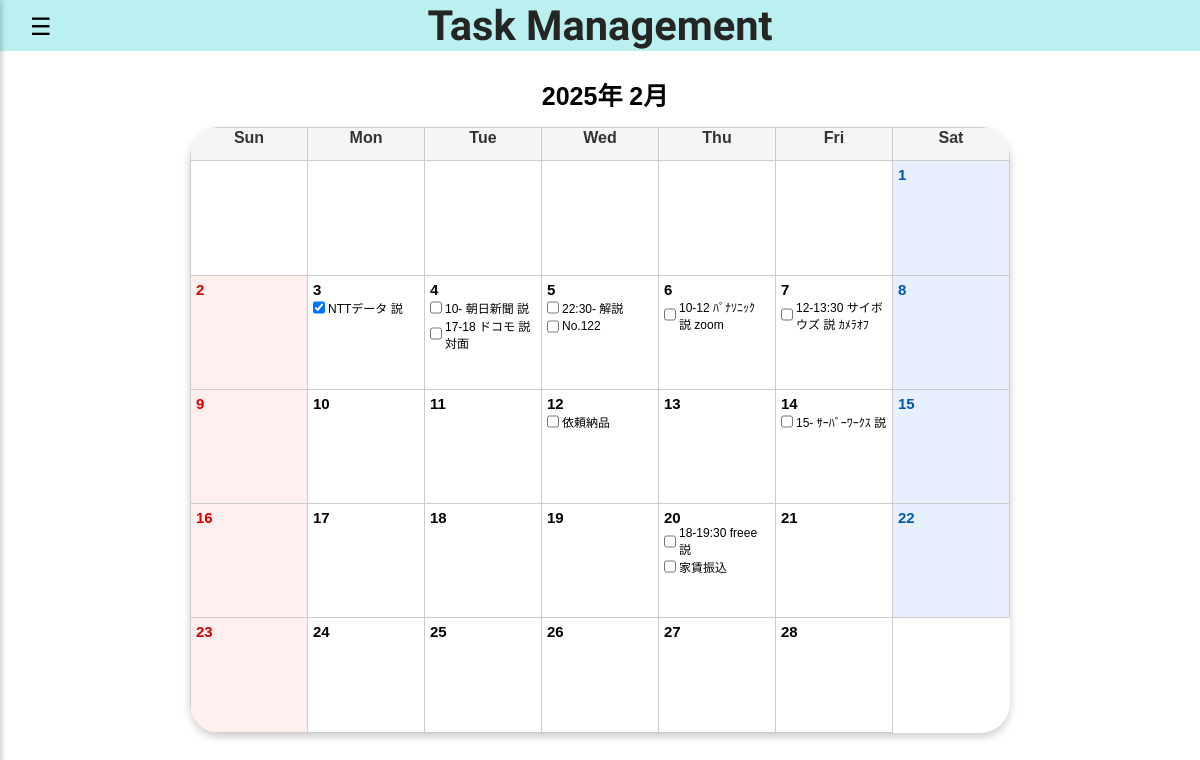
Before: /taskmanage/calendar/ (signed in) with the older database file.
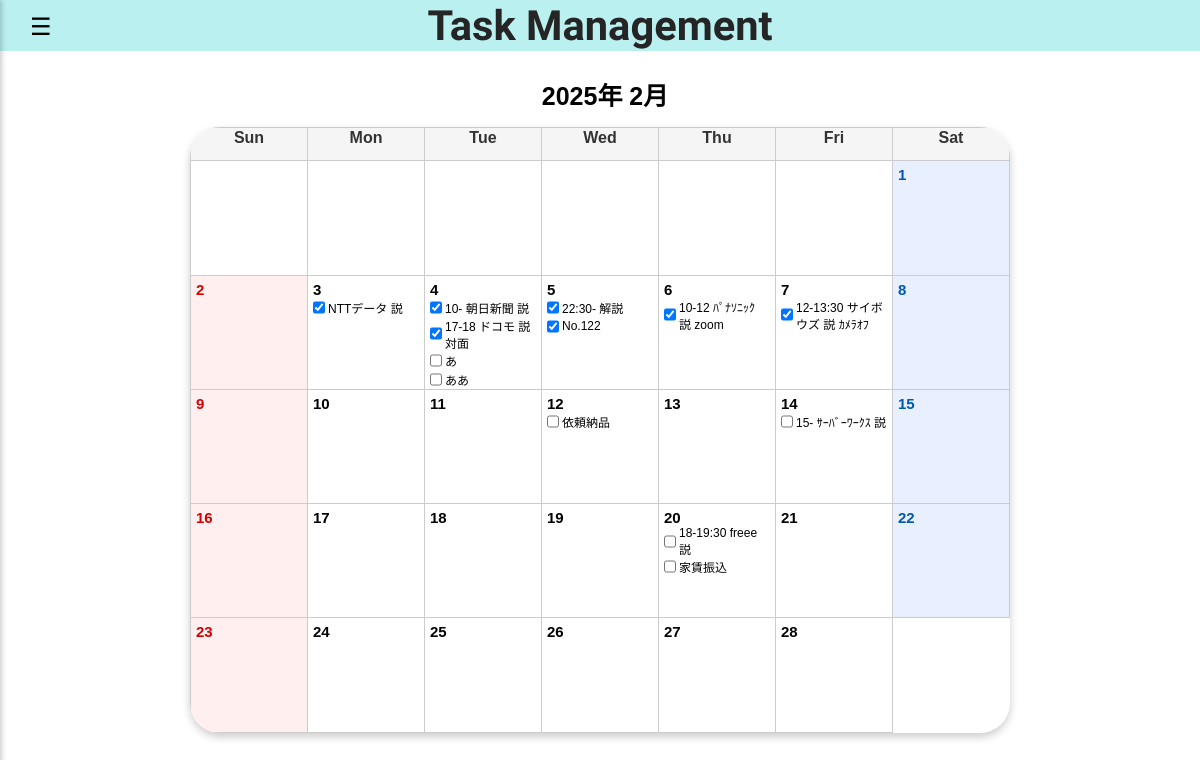
After: the same page with the newer database file.
### taskmanage/models.py (models this page shows, shortened)
class Task(models.Model):
    date = models.DateField()
    task = models.TextField()
    is_checked = models.BooleanField(default=False)
    class Meta:
        constraints = [
            models.UniqueConstraint(fields=['date', 'task'], name='unique_task_per_date')
        ]

### taskmanage/views.py (the view)
class CalendarView(LoginRequiredMixin, View, CalendarBassView):
    def get(self, request):
        year = int(request.GET.get("year", datetime.today().year))
        month = int(request.GET.get("month", datetime.today().month))
        view_type = request.GET.get("view", "default")  # 分岐処理
        if year < 1900 or year > 2200:
            return JsonResponse({"error": "Year out of range"}, status=400)
        day_info_and_tasks = self._get_tasks_by_date(year, month)
        if view_type == "tasks-json":
            return JsonResponse({
                "day_info_and_tasks": day_info_and_tasks,
                "year": year,
                "month": month,
            })
        else:  # カレンダー描画
            print("view_typeの指定がありませんでした")
            return render(request, 'taskmanage/calendar.html', {
                'day_info_and_tasks': day_info_and_tasks,
                'year': year,
                'month': month,
            })

### taskmanage/views.py (called while the page is built)
    def _get_tasks_by_date(self, year, month):
        day_info = self._get_day_info(year, month)  # 戻り値をインスタンス化
        tasks = Task.objects.filter(date__year=year, date__month=month)
        tasks_by_date = {}  # 構造 {day, ["task":~, "is_checked":~]}
        for task in tasks:
            tasks_by_date.setdefault(task.date.day, []).append({
                "task": task.task,
                "is_checked": task.is_checked,
            })
        for i in day_info:
            day = i["day"]  # 'day'の値を取得
            i["tasks"] = tasks_by_date.get(day, [])  # dayが一致するタスクをセット
        day_info_and_tasks = day_info
        return day_info_and_tasks

### templates/taskmanage/calendar.html (shortened to what this page needs)
{% extends "base/taskmanage_base.html" %}
{% load static %}
{% block head %}
<link rel="stylesheet" href="{% static 'taskmanage/css/calendar.css' %}?v=1.0" defer>
{% endblock %}
{% block body %}
<h1 id="calendar-title">{{ year }}年 {{ month }}月</h1>
<div class="calendar-container">
    <table class="calendar">
        <thead>
            <tr>
                <th>Sun</th>
                <th>Mon</th>
                <th>Tue</th>
                <th>Wed</th>
                <th>Thu</th>
                <th>Fri</th>
                <th>Sat</th>
            </tr>
        </thead>
        <tbody>
            <tr>
                {% for day in day_info_and_tasks %}
                    <td class="
                        {% if day.day %}
                            {% if forloop.counter0|divisibleby:7 %}sunday{% endif %}
                            {% if forloop.counter0|add:1|divisibleby:7 %}saturday{% endif %}
                        {% endif %}
                    ">
                        {% if day.day %}
                            <div class="date">{{ day.day }}</div>
                            {% if day.tasks %}
                                <ul>
                                    {% for task in day.tasks %}
                                        <li>
                                            {% if task.is_checked %}
                                                <input type="checkbox" class="task-checkbox" name="checking" checked>
                                                <span>{{ task.task }}</span>
                                            {% else %}
                                                <input type="checkbox" class="task-checkbox" name="checking">
                                                <span>{{ task.task }}</span>
                                            {% endif %}
                                        </li>
                                    {% endfor %}
                                </ul>
                            {% endif %}
                        {% else %}
                            &nbsp;
                        {% endif %}
                    </td>
                    {% if forloop.counter|divisibleby:7 %}
            </tr><tr>
                    {% endif %}
                {% endfor %}
            </tr>
        </tbody>
    </table>
</div>
{% endblock %}

Changed rows visible on the page:
added Task: task "ああ"
Other visible differences:
new list line: "☑ ☑ ☐ あ ☐"
list line gone: "22:30- 解説"
new list line: "22:30- 解説"
list line gone: "No.122"
new list line: "No.122"
list line gone: "10-12 ﾊﾟﾅｿﾆｯｸ 説 zoom"
new list line: "10-12 ﾊﾟﾅｿﾆｯｸ 説 zoom"
list line gone: "12-13:30 サイボウズ 説 ｶﾒﾗｵﾌ"
new list line: "12-13:30 サイボウズ 説 ｶﾒﾗｵﾌ"
